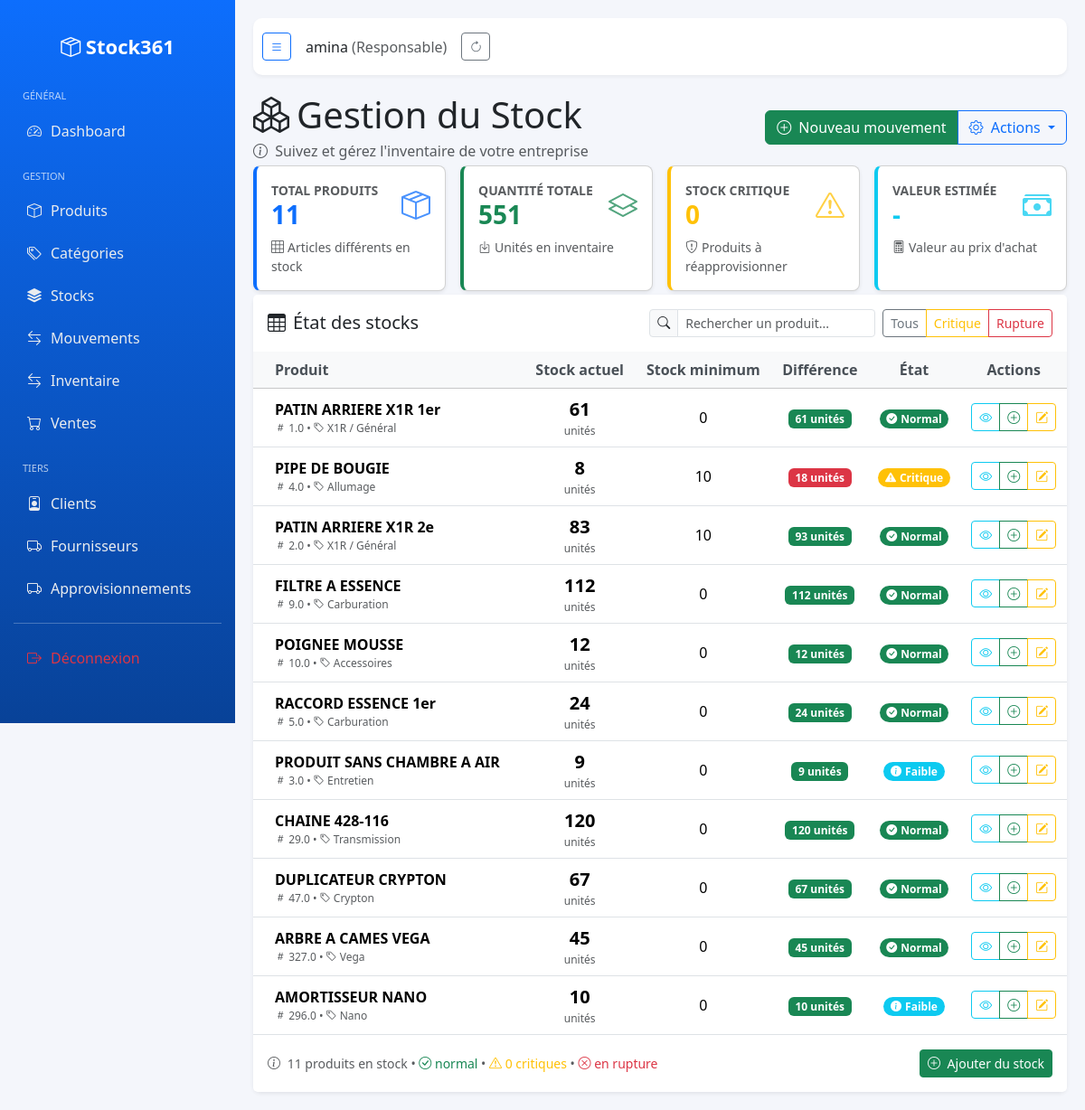
/stock/stocks/ (signed in), run on an earlier commit of the app's database.
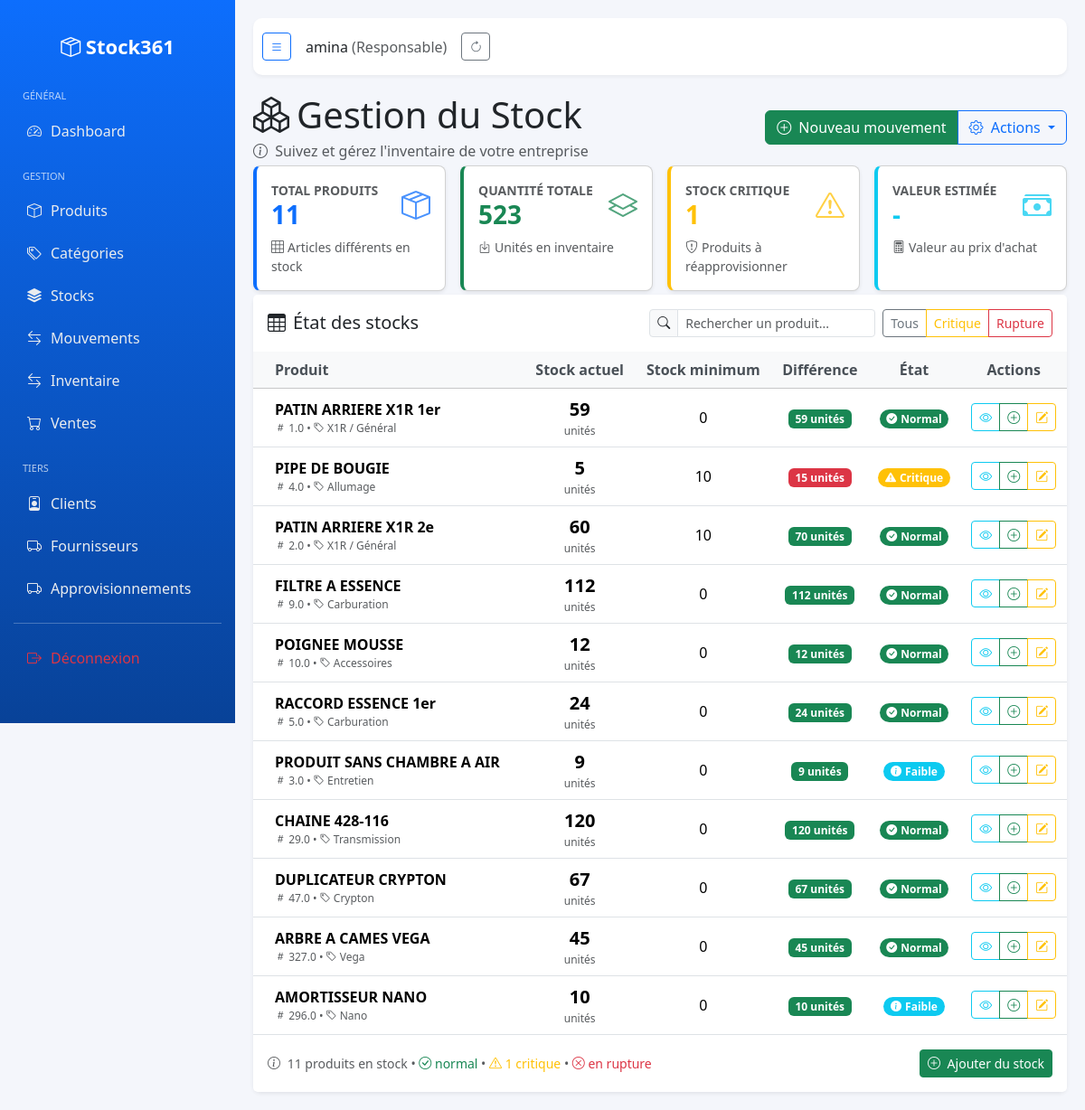
And on a later commit of the database.
### stock/models.py (models this page shows, shortened)
class Stock(models.Model):
    entreprise = models.ForeignKey(Entreprise, on_delete=models.CASCADE, related_name='stocks')
    produit = models.OneToOneField(Produit, on_delete=models.CASCADE, related_name='stock')
    quantite = models.PositiveIntegerField(default=0)

### produit/models.py (models this page shows, shortened)
class Produit(models.Model):
    entreprise = models.ForeignKey(
        'entreprise.Entreprise',
        on_delete=models.CASCADE,
        related_name='produits'
    )
    categorie = models.ForeignKey(
        Categorie,
        on_delete=models.SET_NULL,
        null=True,
        blank=True,
        related_name='produits'
    )
    reference = models.CharField(max_length=50, unique=True, editable=False)
    nom = models.CharField(max_length=150)
    description = models.TextField(blank=True, null=True)
    prix_achat = models.DecimalField(max_digits=12, decimal_places=2, blank=True, null=True)
    prix_vente_detail = models.DecimalField(max_digits=12, null=True ,decimal_places=2)
    prix_vente_gros = models.DecimalField(max_digits=12, decimal_places=2, blank=True, null=True)
    stock_minimum = models.PositiveIntegerField(default=0)
    est_actif = models.BooleanField(default=True)
    image = models.ImageField(upload_to='produits/', blank=True, null=True)
    date_creation = models.DateTimeField(auto_now_add=True)
    @property
    def etat_stock(self):
        try:
            stock = self.stock.quantite
        except:
            stock = 0
        if stock == 0:
            return 'rupture'
        elif stock < self.stock_minimum:
            return 'critique'
        else:
            return 'normal'

class Categorie(models.Model):
    entreprise = models.ForeignKey(
        'entreprise.Entreprise',
        on_delete=models.CASCADE,
        related_name='categories'
    )
    nom = models.CharField(max_length=100)
    parent = models.ForeignKey(
        'self',
        on_delete=models.SET_NULL,
        null=True,
        blank=True,
        related_name='sous_categories'
    )

### stock/views.py (the view)
# urls.py: path('stocks/', views.StockListView.as_view(), name='stock_list'),
class StockListView(LoginRequiredMixin, ListView):
    model = Stock
    template_name = 'stock/stock_list.html'
    context_object_name = 'stocks'
    def get_queryset(self):
        return Stock.objects.filter(entreprise=self.request.user.entreprise)
    def get_context_data(self, **kwargs):
        context = super().get_context_data(**kwargs)
        stocks = context['stocks']
        total_produits = stocks.count()
        total_quantite = sum(s.quantite for s in stocks)
        stock_critique = stocks.filter(quantite__lte=5).count()  # seuil modifiable
        context.update({
            'total_produits': total_produits,
            'total_quantite': total_quantite,
            'stock_critique': stock_critique,
        })
        return context

### entreprise/models.py (called while the page is built)
    @property
    def est_super_admin(self):
        return self.type_utilisateur == self.TypeUtilisateur.SUPER_ADMIN

    @property
    def est_responsable(self):
        return self.type_utilisateur == self.TypeUtilisateur.RESPONSABLE

    @property
    def est_gerant(self):
        return self.type_utilisateur == self.TypeUtilisateur.GERANT

    def get_role_display(self):
        return self.get_type_utilisateur_display()

### templates/stock/stock_list.html (shortened to what the changed rows need)
{% extends 'base.html' %}
{% block content %}
<div class="d-flex justify-content-between align-items-center mb-1">
    <div>
        <h1 class="mb-1">
            <i class="bi bi-boxes me-2"></i>Gestion du Stock
        </h1>
    </div>
</div>
<div class="row g-3 mb-1">
    <div class="col-md-6 col-xl-3">
        <div class="card border-left-success shadow-sm h-100">
            <div class="card-body">
                <div class="d-flex align-items-center">
                    <div class="flex-grow-1">
                        <div class="text-muted small fw-semibold text-uppercase">Quantité totale</div>
                        <div class="h3 mb-0 fw-bold text-success">{{ total_quantite }}</div>
                    </div>
                </div>
            </div>
        </div>
    </div>
    <div class="col-md-6 col-xl-3">
        <div class="card border-left-warning shadow-sm h-100">
            <div class="card-body">
                <div class="d-flex align-items-center">
                    <div class="flex-grow-1">
                        <div class="text-muted small fw-semibold text-uppercase">Stock critique</div>
                        <div class="h3 mb-0 fw-bold text-warning">{{ stock_critique }}</div>
                    </div>
                </div>
            </div>
        </div>
    </div>
</div>
<div class="row">
    <div class="">
        <div class="card shadow-sm border-0">
            <div class="card-body p-0">
                <div class="table-responsive">
                    <table class="table table-hover align-middle mb-0" id="stockTable">
                        <thead class="table-light">
                            <tr>
                                <th class="ps-4">Produit</th>
                                <th class="text-center">Stock actuel</th>
                                <th class="text-center">Stock minimum</th>
                                <th class="text-center">Différence</th>
                                <th class="text-center">État</th>
                                {% if request.user.est_super_admin or request.user.est_responsable or request.user.est_gerant %}
                                    <th class="text-center">Actions</th>
                                {% endif %}
                            </tr>
                        </thead>
                        <tbody>
                            {% for s in stocks %}
                            <tr class="stock-row" data-stock-state="{{ s.produit.etat_stock }}">
                                <td class="ps-4">
                                    <div class="d-flex align-items-center">
                                        <div>
                                            <div class="fw-bold">{{ s.produit.nom }}</div>
                                            <div class="text-muted extra-small">
                                                <i class="bi bi-hash"></i> {{ s.produit.reference }}
                                                {% if s.produit.categorie %}
                                                • <i class="bi bi-tag"></i> {{ s.produit.categorie.nom }}
                                                {% endif %}
                                            </div>
                                        </div>
                                    </div>
                                </td>
                                <td class="text-center">
                                    <span class="fw-bold fs-5">{{ s.quantite }}</span>
                                    <div class="extra-small text-muted">
                                        unité{{ s.quantite|pluralize:"s" }}
                                    </div>
                                </td>
                                <td class="text-center">
                                    <span class="fw-medium">{{ s.produit.stock_minimum }}</span>
                                </td>
                                <td class="text-center">
                                    {% with diff=s.quantite|add:s.produit.stock_minimum %}
                                        <span class="badge
                                            {% if s.quantite <= s.produit.stock_minimum %}bg-danger
                                            {% elif s.quantite <= s.produit.stock_minimum|add:5 %}bg-warning
                                            {% else %}bg-success{% endif %}">
                                            {{ diff }} unité{{ diff|pluralize:"s" }}
                                        </span>
                                    {% endwith %}
                                </td>
                                <td class="text-center">
                                    {% if s.quantite == 0 %}
                                        <span class="badge bg-danger rounded-pill">
                                            <i class="bi bi-x-octagon-fill me-1"></i>Rupture
                                        </span>
                                    {% elif s.quantite <= s.produit.stock_minimum %}
                                        <span class="badge bg-warning rounded-pill">
                                            <i class="bi bi-exclamation-triangle-fill me-1"></i>Critique
                                        </span>
                                    {% elif s.quantite <= s.produit.stock_minimum|add:10 %}
                                        <span class="badge bg-info rounded-pill">
                                            <i class="bi bi-info-circle-fill me-1"></i>Faible
                                        </span>
                                    {% else %}
                                        <span class="badge bg-success rounded-pill">
                                            <i class="bi bi-check-circle-fill me-1"></i>Normal
                                        </span>
                                    {% endif %}
                                </td>
                                {% if request.user.est_super_admin or request.user.est_responsable or request.user.est_gerant %}
                                    <td class="text-center">
                                        <div class="btn-group btn-group-sm" role="group">
                                            <a href="{% url 'produit:produit_detail' s.produit.pk %}"
                                               class="btn btn-outline-info"
                                               title="Détails produit"
                                               data-bs-toggle="tooltip">
                                                <i class="bi bi-eye"></i>
                                            </a>
                                            {% if request.user.est_super_admin or request.user.est_responsable %}
                                                <button type="button"
                                                        class="btn btn-outline-success"
                                                        title="Ajouter du stock"
                                                        data-bs-toggle="tooltip"
                                                        onclick="ajouterStock({{ s.produit.pk }}, '{{ s.produit.nom|escapejs }}')">
                                                    <i class="bi bi-plus-circle"></i>
                                                </button>
                                                <button type="button"
                                                        class="btn btn-outline-warning"
                                                        title="Ajuster le stock"
                                                        data-bs-toggle="tooltip"
                                                        onclick="ajusterStock({{ s.produit.pk }}, '{{ s.produit.nom|escapejs }}')">
                                                    <i class="bi bi-pencil-square"></i>
                                                </button>
                                            {% elif request.user.est_gerant %}
                                                <span class="text-muted small" title="Seul le responsable peut modifier">
                                                    <i class="bi bi-lock"></i>
                                                </span>
                                            {% endif %}
                                        </div>
                                    </td>
                                {% endif %}
                            </tr>
                            {% endfor %}
                        </tbody>
                    </table>
                </div>
            </div>
            <div class="card-footer bg-white border-0 py-3">
                <div class="d-flex justify-content-between align-items-center">
                    <small class="text-muted">
                        <i class="bi bi-info-circle me-1"></i>
                        {{ stocks.count }} produit{{ stocks.count|pluralize }} en stock
                        •
                        <span class="text-success">
                            <i class="bi bi-check-circle"></i> {{ stock_normal }} normal{{ stock_normal|pluralize }}
                        </span>
                        •
                        <span class="text-warning">
                            <i class="bi bi-exclamation-triangle"></i> {{ stock_critique }} critique{{ stock_critique|pluralize }}
                        </span>
                        •
                        <span class="text-danger">
                            <i class="bi bi-x-circle"></i> {{ stock_rupture }} en rupture
                        </span>
                    </small>
                </div>
            </div>
        </div>
    </div>
</div>
{% endblock %}

What changed in the data, as far as the page shows it:
changed Stock "PATIN ARRIERE X1R 1er": quantite "61" → "59"
changed Stock "PIPE DE BOUGIE": quantite "8" → "5"; s "18" → "15"
changed Stock "PATIN ARRIERE X1R 2e": quantite "83" → "60"; s "93" → "70"
Also different on the page:
{{ total_quantite }}: "551" → "523"
{{ stock_critique }}: "0" → "1"
